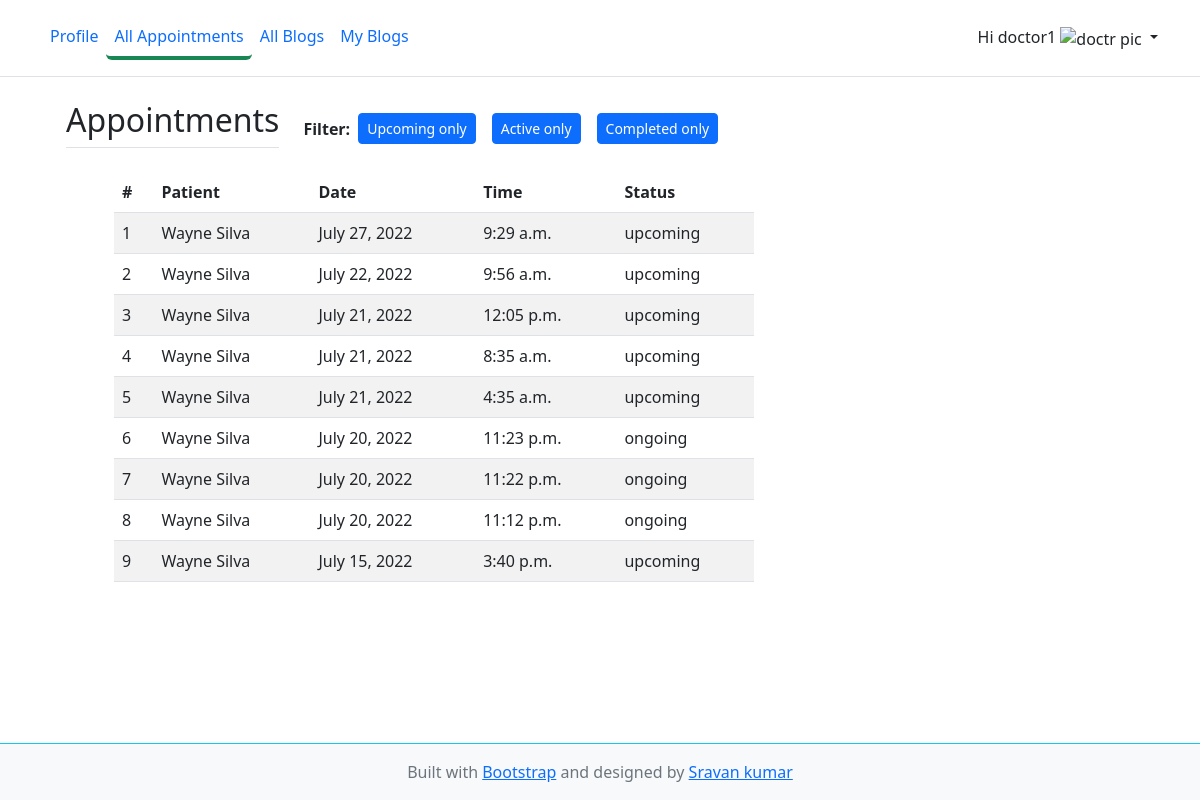
The page /doctor/appointments/ (signed in) on the database as committed earlier.
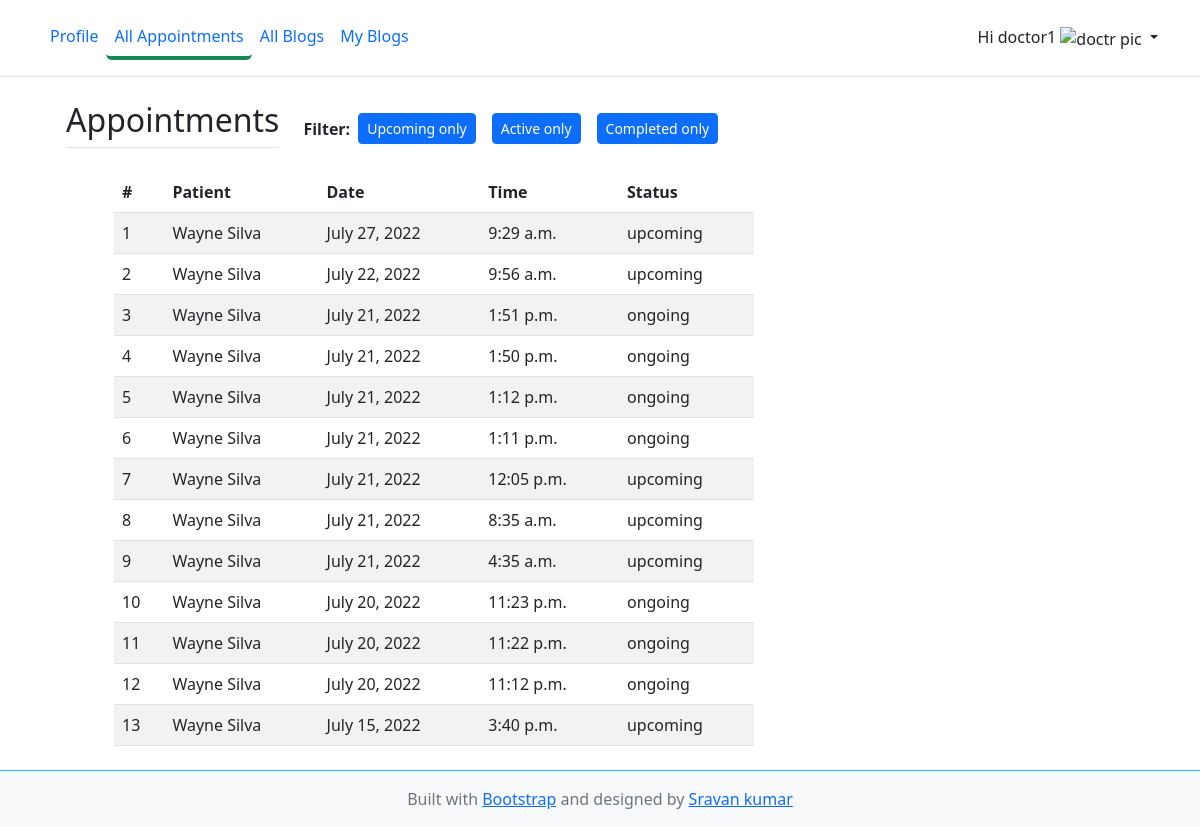
The same page on the database as committed later.
### accounts/models.py (models this page shows, shortened)
class CustomUser(AbstractUser):
    role_options = (
        ('admin', "Admin"),
        ('doctor', "Doctor"),
        ('patient', "Patient"),
    )
    gender_options = (
        ("male", "Male"),
        ("female", "Female"),
    )
    role = models.CharField(choices=role_options, default="admin", max_length=30)
    gender = models.CharField(choices=gender_options, max_length=20)
    age = models.PositiveIntegerField(null=True)

### patients/models.py (models this page shows)
class Appointments(models.Model):
    status_choices = [
        ("finished", "finished"),
        ("upcoming", "upcoming"),
        ("ongoing", "ongoing"),
    ]
    patient = models.ForeignKey(CustomUser, on_delete=models.CASCADE, related_name="app_patient")
    doctor = models.ForeignKey(Doctors, on_delete=models.CASCADE, related_name="app_doctor")
    date = models.DateField(null=True, blank=True)
    time = models.TimeField(null=True, blank=True)
    date_time_start = models.DateTimeField(null=True, blank=True)
    date_time_end = models.DateTimeField(null=True, blank=True)
    status = models.CharField(null=True, blank=True, max_length=20, choices=status_choices)

### doctors/views.py (the view)
# urls.py: path('appointments/', views.AppointmentsView.as_view(), name="appointments"),
class AppointmentsView(ListView):
    model = Appointments
    context_object_name = 'appointments'
    template_name = 'doctor/appointments.html'
    def get_queryset(self):
        try:
            return self.model.objects.filter(doctor=self.request.user.doctor.id).order_by('-date_time_start')
        except:
            return None

### doctors/context_preprocessor.py (called while the page is built)
def specialised_categories(request):
    categories = Specialities.objects.all()
    form = DoctorDetailsForm()
    doctor = Doctors.objects.all()
    context = {
        'fm': form,
        'specialisations': categories,
        'doctors': doctor
    }
    return context

### templates/doctor/appointments.html (shortened to what this page needs)
{% extends 'doctor/base.html' %}
{% block content %}
<div class="container px-4 py-2" id="icon-grid">
    {% if request.user.doctor %}
    <div class="d-flex align-items-center">
        <h2 class="pb-2 border-bottom me-4">Appointments</h2>
        <b>Filter:</b>
        <a href="{% url 'doctor:appointments-filter' 1 %}" class="btn btn-primary btn-sm mx-2">Upcoming only</a>
        <a href="{% url 'doctor:appointments-filter' 2 %}" class="btn btn-primary btn-sm mx-2">Active only</a>
        <a href="{% url 'doctor:appointments-filter' 3 %}" class="btn btn-primary btn-sm mx-2">Completed only</a>
    </div>
    <div class="row px-5">
        <div class="col-lg-8 mt-3">
            {% if appointments %}
            <table class="table table-striped">
                <thead>
                <tr>
                    <th scope="col">#</th>
                    <th scope="col">Patient</th>
                    <th scope="col">Date</th>
                    <th scope="col">Time</th>
                    {% if filter and filter == 2 %}
                    <th scope="col">Chat</th>
                    {% else %}
                    <th scope="col">Status</th>
                    {% endif %}
                </tr>
                </thead>
                <tbody>
                {% for appointment in appointments %}
                <tr>
                    <td>{{ forloop.counter }}</td>
                    <td>{{ appointment.patient.first_name }} {{ appointment.patient.last_name }}</td>
                    <td>{{ appointment.date }}</td>
                    <td>{{ appointment.time }}</td>
                    {% if filter and filter == 2 %}
                    <td>
                        <a href="{% url 'chat' appointment.id %}" class="btn btn-primary btn-sm">Open Chat</a>
                    </td>
                    {% else %}
                    <td>{{ appointment.status }}</td>
                    {% endif %}
                </tr>
                {% endfor %}
                </tbody>
            </table>
            {% else %}
            <p class="text-warning">No appointments received yet</p>
            {% endif %}
        </div>
    </div>
    {% else %}
    <span class="mx-3">You need to add some details to get an appointment from the patients.</span>
    <a data-bs-toggle="modal" data-bs-target="#doctor-details" href=""
       class="border border-danger border-3 text-decoration-none rounded px-2">Add now?</a>
    {% endif %}
</div>
{% endblock %}

### templates/doctor/base.html (shortened to what this page needs)
<!doctype html>
{% load static %}
<html lang="en" class="h-100">
<head>
    <link href='https://unpkg.com/boxicons@2.1.2/css/boxicons.min.css' rel='stylesheet'>
    <link href="https://cdn.jsdelivr.net/npm/bootstrap@5.2.0-beta1/dist/css/bootstrap.min.css" rel="stylesheet"
>
    <link href="{% static 'vendor/fontawesome-free/css/all.min.css' %}" rel="stylesheet" type="text/css">
    <link rel="stylesheet" href="{% static 'css/custom.css' %}">
</head>
<body class="d-flex flex-column h-100">
<header class="p-3 mb-3 border-bottom sticky-top bg-white">
    <div class="container">
        <div class="d-flex flex-wrap align-items-center justify-content-center justify-content-lg-start">
            <ul class="nav col-12 col-lg-auto me-lg-auto mb-2 justify-content-center mb-md-0">
                {% url 'doctor:profile' as doc_prof %}
                <li>
                    <a href="{{doc_prof}}"
                       class="nav-link px-2 link-primary {% if request.path == doc_prof %} border-bottom border-success border-4 rounded {% endif %}">Profile</a>
                </li>
                {% url 'doctor:appointments' as doc_app %}
                <li>
                    <a href="{{doc_app}}"
                       class="nav-link px-2 link-primary {% if request.path == doc_app %} border-bottom border-success border-4 rounded {% endif %}">All
                        Appointments</a>
                </li>
                {% url 'blog:blogs' as blogs %}
                <li>
                    <a href="{{ blogs }}"
                       class="nav-link px-2 link-primary {% if request.path == blogs %} border-bottom border-success border-4 rounded {% endif %}">All
                        Blogs</a>
                </li>
                {% url 'blog:my-articles' as my_blogs %}
                <li>
                    <a href="{{ my_blogs }}"
                       class="nav-link px-2 link-primary {% if request.path == my_blogs %} border-bottom border-success border-4 rounded {% endif %}">My
                        Blogs</a>
                </li>
            </ul>
            {% if request.user and request.user.is_authenticated %}
            <div class="dropdown text-end">
                <a href="#" class="d-block link-dark text-decoration-none dropdown-toggle" id="dropdownUser1"
                   data-bs-toggle="dropdown" aria-expanded="false">
                    <span>Hi {{ request.user.username }}</span>
                    {% if request.user.profile_image %}
                    <img src="{{ request.user.profile_image.url }}" alt="doctr pic" width="32px" height="32px">
                    {% else %}
                    {% if request.user.gender == "male" %}
                    <img src="{% static 'img/profile_male.svg' %}" alt="doctr pic" width="32px" height="32px">
                    {% else %}
                    <img src="{% static 'img/profile_female.svg' %}" alt="doctr pic" width="32px" height="32px">
                    {% endif %}
                    {% endif %}
                </a>
            </div>
            {% else %}
            <ul class="nav col-12 col-lg-auto mb-2 justify-content-center mb-md-0">
                <li><a href="{% url 'login' %}" class="btn btn-outline-success mx-3">Login</a></li>
                <li><a href="{% url 'register' %}" class="btn btn-outline-success">Register</a></li>
            </ul>
            {% endif %}
        </div>
    </div>
</header>
<div class="container">
    {% block content %}
    {% endblock %}
</div>
<footer class="footer mt-auto py-3 bg-light border-top border-info">
    <div class="container text-center">
        <span class="text-muted">Built with <a href="https://getbootstrap.com/" target="_blank">Bootstrap</a> and designed by <a
                href="https://github.com/sravan-kumar-ta" target="_blank">Sravan kumar</a>
        </span>
    </div>
</footer>
</body>
</html>

Rows that differ between the two databases and show on the page:
added Appointments: patient.first_name "Wayne", patient.last_name "Silva", date "July 21, 2022", time "1:51 p.m.", status "ongoing"
added Appointments: patient.first_name "Wayne", patient.last_name "Silva", date "July 21, 2022", time "1:50 p.m.", status "ongoing"
added Appointments: patient.first_name "Wayne", patient.last_name "Silva", date "July 21, 2022", time "1:12 p.m.", status "ongoing"
added Appointments: patient.first_name "Wayne", patient.last_name "Silva", date "July 21, 2022", time "1:11 p.m.", status "ongoing"
